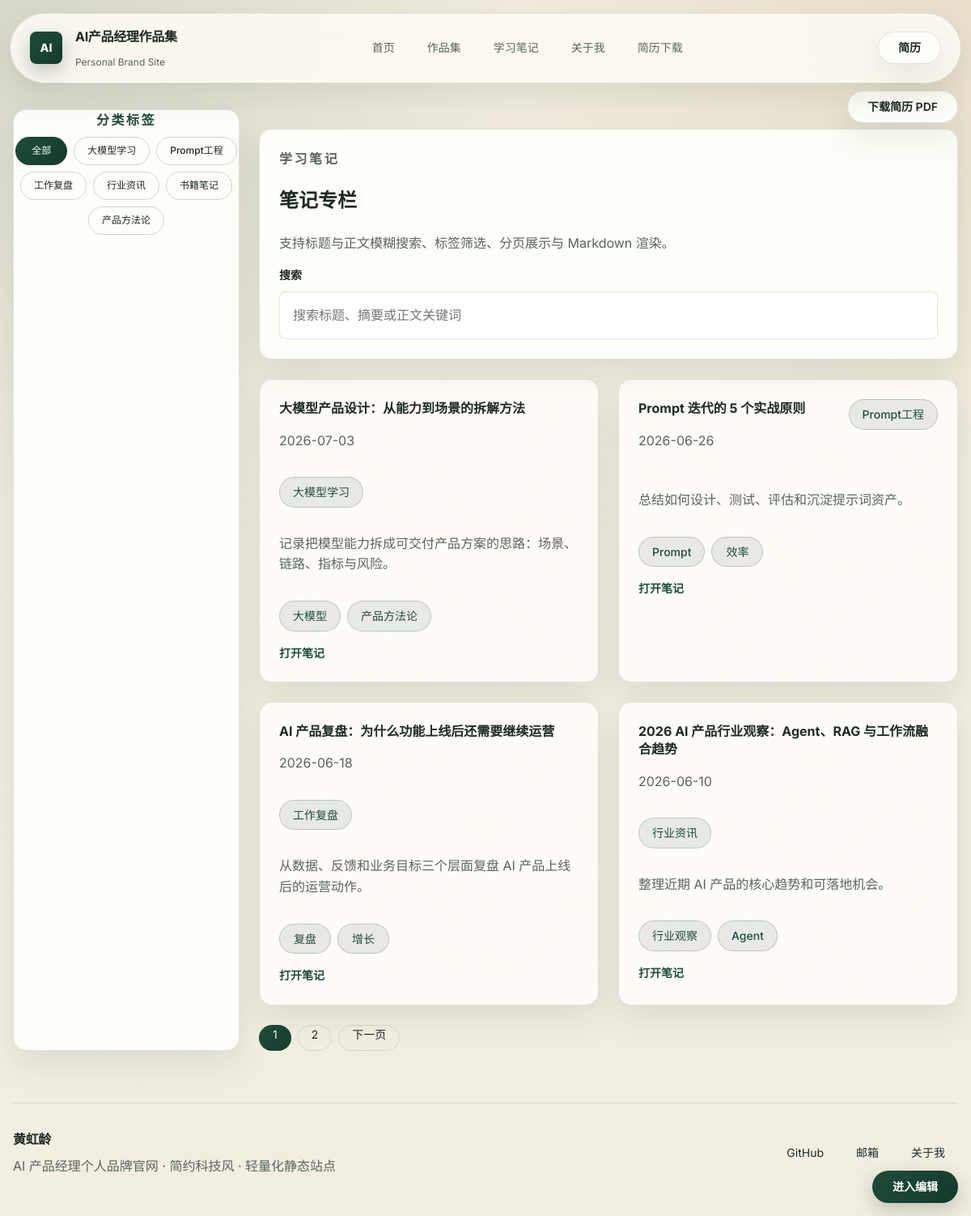
/notes.php, run on the app's committed database.
### tables this page shows
CREATE TABLE note_categories (
  id          INT AUTO_INCREMENT PRIMARY KEY,
  name        VARCHAR(50)   NOT NULL UNIQUE COMMENT '分类名称',
  sort_order  INT           DEFAULT 0 COMMENT '排序'
);

CREATE TABLE notes (
  id           INT AUTO_INCREMENT PRIMARY KEY,
  slug         VARCHAR(100)  NOT NULL UNIQUE COMMENT 'URL标识（英文）',
  title        VARCHAR(200)  NOT NULL COMMENT '笔记标题',
  date         DATE          NOT NULL COMMENT '发布日期',
  category_id  INT           NOT NULL COMMENT '分类ID（关联 note_categories.id）',
  summary      TEXT          NOT NULL COMMENT '摘要',
  content      MEDIUMTEXT    NOT NULL COMMENT '正文（支持 Markdown 语法）',
  tags         JSON          COMMENT '标签数组',
  sort_order   INT           DEFAULT 0 COMMENT '排序',
  created_at   TIMESTAMP     DEFAULT CURRENT_TIMESTAMP,
   
  CONSTRAINT fk_notes_category FOREIGN KEY (category_id)
    REFERENCES note_categories(id) ON DELETE RESTRICT ON UPDATE CASCADE
);

CREATE TABLE site_profile (
  id          INT PRIMARY KEY DEFAULT 1,
  name        VARCHAR(100)  NOT NULL COMMENT '姓名',
  slogan      VARCHAR(255)  NOT NULL COMMENT '一句话标语',
  intro       TEXT          NOT NULL COMMENT '个人简介',
  github      VARCHAR(255)  DEFAULT '' COMMENT 'GitHub 主页地址',
  email       VARCHAR(100)  DEFAULT '' COMMENT '邮箱地址',
  resume      VARCHAR(255)  DEFAULT 'assets/files/resume.pdf' COMMENT '简历文件路径',
  badges      JSON          COMMENT '首页标签数组，如["AI大模型","Prompt工程"]',
  updated_at  TIMESTAMP     DEFAULT CURRENT_TIMESTAMP ON UPDATE CURRENT_TIMESTAMP
);

### includes/functions.php (called while the page is built, shortened)
<?php
require_once __DIR__ . '/db.php';
function e($text) {
    return htmlspecialchars($text ?? '', ENT_QUOTES, 'UTF-8');
}
function parseJsonArray($jsonStr) {
    $arr = json_decode($jsonStr, true);
    return is_array($arr) ? $arr : [];
}
function isEditMode() {
    return isset($_COOKIE['edit_mode']) && $_COOKIE['edit_mode'] === '1';
}
function editUrl($url) {
    if (!isEditMode()) return $url;
    $sep = strpos($url, '?') !== false ? '&' : '?';
    return $url . $sep . 'edit=1';
}
function getProfile() {
    $stmt = db()->prepare('SELECT * FROM site_profile WHERE id = 1 LIMIT 1');
    $stmt->execute();
    $profile = $stmt->fetch();
    if ($profile) {
        $profile['badges'] = parseJsonArray($profile['badges'] ?? null);
    }
    return $profile ?: null;
}
function getNoteCategories() {
    $stmt = db()->prepare('SELECT id, name, sort_order FROM note_categories ORDER BY sort_order ASC');
    $stmt->execute();
    return $stmt->fetchAll();
}
function getNotes($category = '全部', $keyword = '', $page = 1, $perPage = 4) {
    $where  = '';
    $params = [];
    $countSql = "SELECT COUNT(*) FROM notes n
                 JOIN note_categories nc ON n.category_id = nc.id
                 WHERE 1=1 $where";
    $stmt = db()->prepare($countSql);
    $stmt->execute($params);
    $total = (int)$stmt->fetchColumn();
    $totalPages = max(1, (int)ceil($total / $perPage));
    $page = max(1, min($page, $totalPages));
    $offset = ($page - 1) * $perPage;
    $listSql = "SELECT n.id, n.slug, n.title, n.date, n.category_id, nc.name AS category,
                       n.summary, n.tags, n.sort_order
                FROM notes n
                JOIN note_categories nc ON n.category_id = nc.id
                WHERE 1=1 $where
                ORDER BY n.date DESC, n.sort_order ASC
                LIMIT $perPage OFFSET $offset";
    $stmt = db()->prepare($listSql);
    $stmt->execute($params);
    $list = $stmt->fetchAll();
    return [
        'list'       => $list,
        'total'      => $total,
        'totalPages' => $totalPages,
        'page'       => $page,
    ];
}

### includes/db.php (called while the page is built, shortened)
<?php
function db() {
    static $pdo = null;
    if ($pdo === null) {
        $dsn = sprintf(
            'mysql:host=%s;port=%d;dbname=%s;charset=%s',
            DB_HOST, DB_PORT, DB_NAME, DB_CHARSET
        );
        try {
            $pdo = new PDO($dsn, DB_USER, DB_PASS, [
                PDO::ATTR_ERRMODE            => PDO::ERRMODE_EXCEPTION,
                PDO::ATTR_DEFAULT_FETCH_MODE => PDO::FETCH_ASSOC,
                PDO::ATTR_EMULATE_PREPARES   => false,
            ]);
        } catch (PDOException $e) {
            die('数据库连接失败：' . $e->getMessage() . '<br>请检查 config.php 配置是否正确。');
        }
    }
    return $pdo;
}

### notes.php (the view, shortened to what this page needs)
<?php
require_once __DIR__ . '/includes/header.php';
$category = $_GET['category'] ?? '全部';
$keyword  = trim($_GET['q'] ?? '');
$page     = max(1, (int)($_GET['page'] ?? 1));
$perPage  = 4;
$categories = getNoteCategories();
$result     = getNotes($category, $keyword, $page, $perPage);
$notes      = $result['list'];
$totalPages = $result['totalPages'];
$currentPage= $result['page'];
$editing = isEditMode();
$params  = [];
$paramStr = implode('&', $params);
$separator = $paramStr ? '&' : '';
?>
<main class="shell section-block notes-layout">
    <aside class="notes-sidebar section-card">
        <p class="section-kicker">分类标签</p>
        <div class="filter-list">
            <button class="filter-pill <?= $category === '全部' ? 'active' : '' ?>"
                    onclick="location.href='notes.php?<?= $keyword !== '' ? 'q=' . urlencode($keyword) : '' ?><?= $editing ? '&edit=1' : '' ?>'"
                    type="button">全部</button>
            <?php foreach ($categories as $cat): ?>
                <?php if ($editing): ?>
                    <span class="filter-pill <?= $category === $cat['name'] ? 'active' : '' ?>"
                          data-edit-type="category"
                          data-edit-id="<?= (int)$cat['id'] ?>"
                          <?= editDataAttr($cat) ?>>
                        <?= e($cat['name']) ?>
                        <span class="filter-del"
                              data-edit-action="delete"
                              title="删除分类">×</span>
                    </span>
                <?php else: ?>
                    <button class="filter-pill <?= $category === $cat['name'] ? 'active' : '' ?>"
                            onclick="location.href='notes.php?category=<?= urlencode($cat['name']) ?><?= $keyword !== '' ? '&q=' . urlencode($keyword) : '' ?>'"
                            type="button"><?= e($cat['name']) ?></button>
                <?php endif; ?>
            <?php endforeach; ?>
        </div>
    </aside>
    <section class="notes-main">
        <div class="section-card search-card">
            <p class="section-kicker">学习笔记</p>
            <h1>笔记专栏</h1>
            <p>支持标题与正文模糊搜索、标签筛选、分页展示与 Markdown 渲染。</p>
            <form class="search-box" method="GET" action="notes.php">
                <span>搜索</span>
                <input type="search" name="q" value="<?= e($keyword) ?>"
                       placeholder="搜索标题、摘要或正文关键词" />
            </form>
        </div>
        <div class="card-grid note-list-grid">
            <?php if (empty($notes)): ?>
                <article class="card">
                    <h4>暂无匹配内容</h4>
                    <p>请尝试切换分类或使用其他关键词搜索。</p>
                </article>
            <?php else: ?>
                <?php foreach ($notes as $note): ?>
                    <article class="card"<?php if ($editing): ?> data-edit-type="note" data-edit-id="<?= (int)$note['id'] ?>"<?= editDataAttr($note) ?><?php endif; ?>>
                        <div class="card-header">
                            <div>
                                <h4><?= e($note['title']) ?></h4>
                                <p><?= e($note['date']) ?></p>
                            </div>
                            <span class="tag"><?= e($note['category']) ?></span>
                        </div>
                        <p><?= e($note['summary']) ?></p>
                        <div class="card-tags">
                            <?php foreach ($note['tags'] as $tag): ?>
                                <span class="badge"><?= e($tag) ?></span>
                            <?php endforeach; ?>
                        </div>
                        <div class="card-footer">
                            <a class="text-link" href="<?= e(editUrl('note.php?slug=' . urlencode($note['slug']))) ?>">打开笔记</a>
                        </div>
                    </article>
                <?php endforeach; ?>
            <?php endif; ?>
        </div>
        <?php if ($totalPages > 1): ?>
            <div class="pagination">
                <?php for ($i = 1; $i <= $totalPages; $i++): ?>
                    <a class="page-btn <?= $i === $currentPage ? 'active' : '' ?>"
                       href="notes.php?<?= $paramStr ?><?= $separator ?>page=<?= $i ?>"><?= $i ?></a>
                <?php endfor; ?>
                <?php if ($currentPage < $totalPages): ?>
                    <a class="page-btn" href="notes.php?<?= $paramStr ?><?= $separator ?>page=<?= $currentPage + 1 ?>">下一页</a>
                <?php endif; ?>
            </div>
        <?php endif; ?>
    </section>
</main>
<?php require_once __DIR__ . '/includes/footer.php'; ?>

### includes/footer.php (shortened to what this page needs)
<footer class="site-footer shell">
    <div>
        <strong><?= e($profile['name'] ?? '') ?></strong>
        <p>AI 产品经理个人品牌官网 · 简约科技风 · 轻量化静态站点</p>
    </div>
    <div class="footer-links">
        <?php if (!empty($profile['github'])): ?>
            <a href="<?= e($profile['github']) ?>" target="_blank" rel="noreferrer">GitHub</a>
        <?php endif; ?>
        <?php if (!empty($profile['email'])): ?>
            <a href="mailto:<?= e($profile['email']) ?>">邮箱</a>
        <?php endif; ?>
        <a href="<?= e(editUrl('about.php')) ?>">关于我</a>
    </div>
</footer>
<?php if (!empty($profile['resume'])): ?>
<div class="floating-actions">
    <a class="floating-button" href="<?= e($profile['resume']) ?>" download>下载简历 PDF</a>
</div>
<?php endif; ?>
</body>
</html>

### data on the page
note_categories: name "大模型学习"
note_categories: name "Prompt工程"
note_categories: name "工作复盘"
note_categories: name "行业资讯"
note_categories: name "书籍笔记"
note_categories: name "产品方法论"
notes: title "大模型产品设计：从能力到场景的拆解方法", date "2026-07-03", category.name "大模型学习", summary "记录把模型能力拆成可交付产品方案的思路：场景、链路、指标与风险。", tag "大模型", tag "产品方法论"
notes: title "Prompt 迭代的 5 个实战原则", date "2026-06-26", category.name "Prompt工程", summary "总结如何设计、测试、评估和沉淀提示词资产。", tag "Prompt", tag "效率"
notes: title "AI 产品复盘：为什么功能上线后还需要继续运营", date "2026-06-18", category.name "工作复盘", summary "从数据、反馈和业务目标三个层面复盘 AI 产品上线后的运营动作。", tag "复盘", tag "增长"
notes: title "2026 AI 产品行业观察：Agent、RAG 与工作流融合趋势", date "2026-06-10", category.name "行业资讯", summary "整理近期 AI 产品的核心趋势和可落地机会。", tag "行业观察", tag "Agent"
site_profile: name "黄虹龄"
